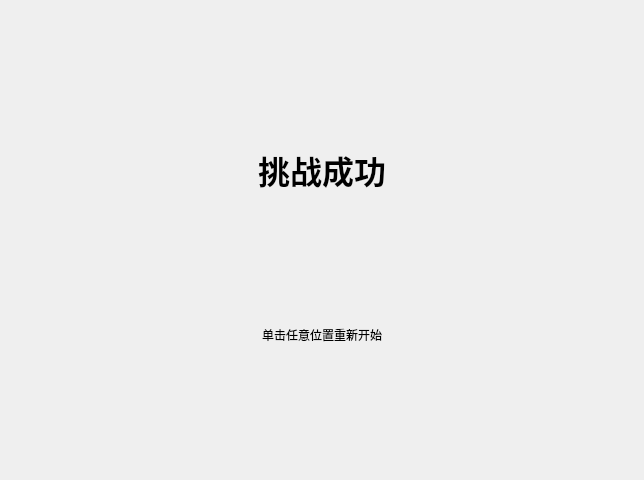
<?xml version="1.0" encoding="UTF-8"?>
<ui version="4.0">
 <class>SuccessWidget</class>
 <widget class="QWidget" name="SuccessWidget">
  <property name="geometry">
   <rect>
    <x>0</x>
    <y>0</y>
    <width>644</width>
    <height>480</height>
   </rect>
  </property>
  <property name="minimumSize">
   <size>
    <width>644</width>
    <height>480</height>
   </size>
  </property>
  <property name="maximumSize">
   <size>
    <width>644</width>
    <height>480</height>
   </size>
  </property>
  <property name="windowTitle">
   <string>Form</string>
  </property>
  <widget class="QLabel" name="titleLabel">
   <property name="geometry">
    <rect>
     <x>0</x>
     <y>140</y>
     <width>644</width>
     <height>60</height>
    </rect>
   </property>
   <property name="font">
    <font>
     <pointsize>24</pointsize>
     <bold>true</bold>
    </font>
   </property>
   <property name="autoFillBackground">
    <bool>false</bool>
   </property>
   <property name="styleSheet">
    <string notr="true"/>
   </property>
   <property name="text">
    <string>挑战成功</string>
   </property>
   <property name="alignment">
    <set>Qt::AlignCenter</set>
   </property>
  </widget>
  <widget class="QLabel" name="promptLabel">
   <property name="geometry">
    <rect>
     <x>0</x>
     <y>320</y>
     <width>644</width>
     <height>30</height>
    </rect>
   </property>
   <property name="styleSheet">
    <string notr="true"/>
   </property>
   <property name="text">
    <string>单击任意位置重新开始</string>
   </property>
   <property name="alignment">
    <set>Qt::AlignCenter</set>
   </property>
  </widget>
 </widget>
 <resources/>
 <connections/>
</ui>
